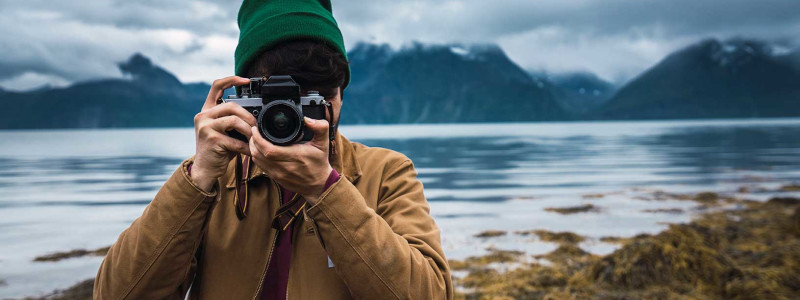
#> input picture img/camera.jpg, 800 x 300 px
$ python ChangeColorspace.py
#> lines starting #> are read from the running program, lines starting #| are printed output that depends on the picture
import cv2 as cv
import numpy as np
import matplotlib.pyplot as plt

# there more than 250 color-space conversion methods
flags = [i for i in dir(cv) if i.startswith("COLOR_")]
print(len(flags))

img = cv.imread("../img/camera.jpg")
#> img is the input picture: shape (300, 800, 3); mean B, G, R 122.7, 118.6, 108.1
img = cv.cvtColor(img, cv.COLOR_BGR2RGB)
plt.imshow(img)
plt.show()

# For HSV, hue range is [0,179], saturation range is [0,255], and value range is [0,255].
# Different software use different scales. So if you are comparing OpenCV values with them,
# you need to normalize these ranges.

# how to find the threshold of the blue color in hsv
blue = np.uint8([[[255, 0, 0]]])
hsv_blue = cv.cvtColor(blue, cv.COLOR_BGR2HSV)
print(hsv_blue)
# and we can set the threshold of blue as between [h-10, 100, 100] and [h+10, 255, 255]

# track the blue objects
cap = cv.VideoCapture(0)
while 1:
    _, frame = cap.read()
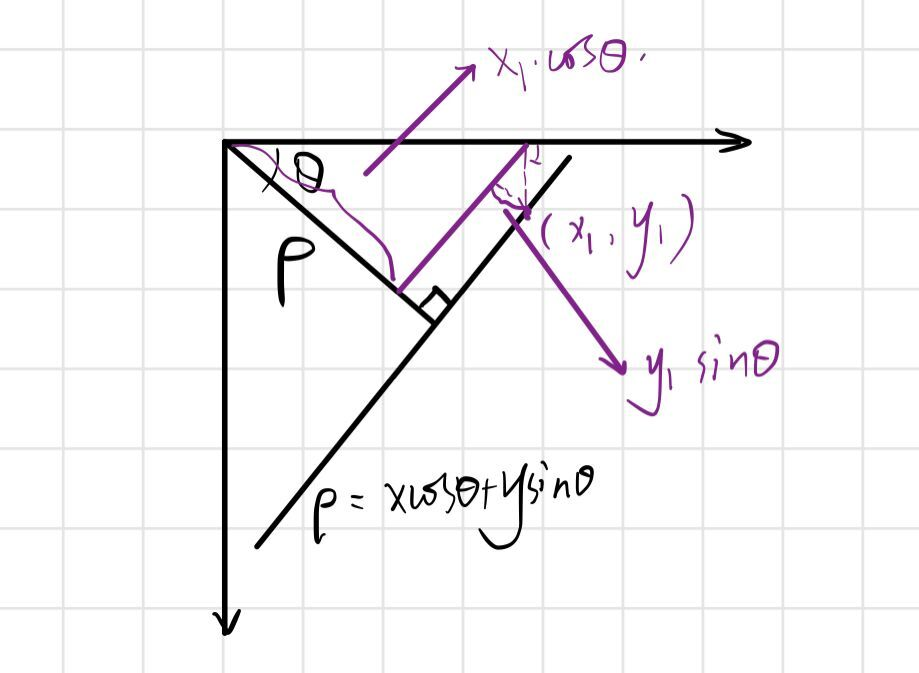
#> input picture 04ImageProcess/ipyimg/houghline.jpg, 919 x 673 px, given in place of the camera
#> frame is the input picture: shape (673, 919, 3); mean B, G, R 245.6, 244.5, 245.5
    frame = cv.flip(frame, 1)
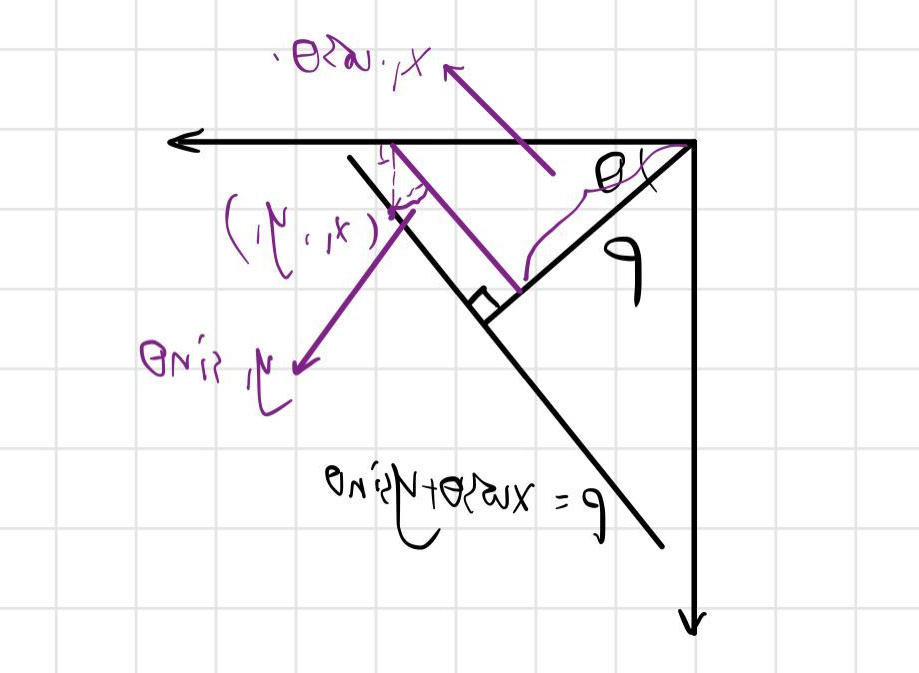
#> frame: shape (673, 919, 3); mean B, G, R 245.6, 244.5, 245.5
    hsv = cv.cvtColor(frame, cv.COLOR_BGR2HSV)
#> hsv: shape (673, 919, 3); mean H, S, V 7.9, 2.5, 245.7

    # define range of blue color in HSV
    lower_blue = np.array([110, 50, 50])
    upper_blue = np.array([130, 255, 255])

    # threshold the hsv image to get only blue colors
    mask = cv.inRange(hsv, lower_blue, upper_blue)
#> mask: shape (673, 919); every value is 0

    res = cv.bitwise_and(frame, frame, mask=mask)
#> res: shape (673, 919, 3); every value is 0
    cv. imshow('frame', frame)
    cv.imshow('mask', mask)
    cv.imshow('res', res)
    k = cv.waitKey(1) & 0xFF
#> (key Esc is pressed here)
    if k==27:
        break

cap.release()
cv.destroyAllWindows()
